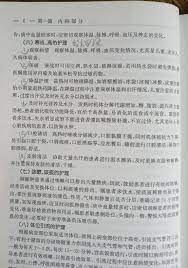
#> input picture page_dewarp/demo.jpg, 188 x 268 px
$ python page_dewarp.py
#> lines starting #> are read from the running program, lines starting #| are printed output that depends on the picture; after the words box and inside, x2 and y2 are one past the last pixel; in counts of white or black regions, pixels touching at a corner belong together
# ——*——coding:utf-8——*——
# author: hhhfccz time:2021/5/19 13:46
import os
import sys
import datetime
import cv2
import numpy as np
import scipy.optimize

PAGE_MARGIN_X = 50  # reduced px to ignore near L/R edge
PAGE_MARGIN_Y = 20  # reduced px to ignore near T/B edge

OUTPUT_ZOOM = 1.0  # how much to zoom output relative to *original* image
REMAP_DECIMATE = 16  # downscaling factor for remapping image

ADAPTIVE_WINSZ = 55  # window size for adaptive threshold in reduced px

TEXT_MIN_WIDTH = 15  # min reduced px width of detected text contour
TEXT_MIN_HEIGHT = 2  # min reduced px height of detected text contour
TEXT_MIN_ASPECT = 1.5  # filter out text contours below this w/h ratio
TEXT_MAX_THICKNESS = 10  # max reduced px thickness of detected text contour

EDGE_MAX_OVERLAP = 1.0  # max reduced px horiz. overlap of contours in span
EDGE_MAX_LENGTH = 100.0  # max reduced px length of edge connecting contours
EDGE_ANGLE_COST = 10.0  # cost of angles in edges (tradeoff vs. length)
EDGE_MAX_ANGLE = 7.5  # maximum change in angle allowed between contours

RVEC_IDX = slice(0, 3)  # index of rvec in params vector
TVEC_IDX = slice(3, 6)  # index of tvec in params vector
CUBIC_IDX = slice(6, 8)  # index of cubic slopes in params vector

SPAN_MIN_WIDTH = 30  # minimum reduced px width for span
SPAN_PX_PER_STEP = 20  # reduced px spacing for sampling along spans
FOCAL_LENGTH = 1.2  # normalized focal length of camera

DEBUG_LEVEL = 0  # 0=none, 1=some, 2=lots, 3=all
DEBUG_OUTPUT = "file"  # file, screen, both

WINDOW_NAME = "Dewarp"  # Window name for visualization

# nice color palette for visualizing contours, etc.
CCOLORS = [
    (255, 0, 0),
    (255, 63, 0),
    (255, 127, 0),
    (255, 191, 0),
    (255, 255, 0),
    (191, 255, 0),
    (127, 255, 0),
    (63, 255, 0),
    (0, 255, 0),
    (0, 255, 63),
    (0, 255, 127),
    (0, 255, 191),
    (0, 255, 255),
    (0, 191, 255),
    (0, 127, 255),
    (0, 63, 255),
    (0, 0, 255),
    (63, 0, 255),
    (127, 0, 255),
    (191, 0, 255),
    (255, 0, 255),
    (255, 0, 191),
    (255, 0, 127),
    (255, 0, 63),
]

# default intrinsic parameter matrix
K = np.array([
    [FOCAL_LENGTH, 0, 0],
    [0, FOCAL_LENGTH, 0],
    [0, 0, 1]], dtype=np.float32)


class ContourInfo(object):

    # [21 lines left out: function __init__, not called in this run]

    def proj_x(self, point):
        return np.dot(self.tangent, point.flatten() - self.center)

    # [57 lines left out: functions local_overlap, debug_show, round_nearest_multiple, pix2norm, norm2pix, not called in this run]


def fltp(point):
    return tuple(point.astype(int).flatten())


# [83 lines left out: functions draw_correspondences, get_default_params, project_xy, project_keypoints, not called in this run]


def resize_to_screen(src, maxw=1280, maxh=700, copy=False):
    height, width = src.shape[:2]

    scl_x = float(width) / maxw
    scl_y = float(height) / maxh

    scl = int(np.ceil(max(scl_x, scl_y)))

    if scl > 1.0:
        inv_scl = 1.0 / scl
        return cv2.resize(src, (0, 0), None, inv_scl, inv_scl, cv2.INTER_AREA)
    elif copy:
        img = src.copy()
        return img
    else:
        return src


def get_page_extents(small):
    height, width = small.shape[:2]

    xmin = PAGE_MARGIN_X
    ymin = PAGE_MARGIN_Y
    xmax = width - PAGE_MARGIN_X
    ymax = height - PAGE_MARGIN_Y

    page = np.zeros((height, width), dtype=np.uint8)
    cv2.rectangle(page, (xmin, ymin), (xmax, ymax), (255, 255, 255), -1)

    outline = np.array([
        [xmin, ymin],
        [xmin, ymax],
        [xmax, ymax],
        [xmax, ymin]])

    return page, outline


def get_mask(name, small, pagemask, masktype):
    if masktype == "text":

        mask = cv2.adaptiveThreshold(small, 255, cv2.ADAPTIVE_THRESH_MEAN_C,
                                     cv2.THRESH_BINARY_INV,
                                     ADAPTIVE_WINSZ,
                                     25)

        if DEBUG_LEVEL >= 3:
            debug_show(name, 0.1, "thresholded", mask)

        mask = cv2.dilate(mask, np.ones((9, 1), dtype=np.uint8))

        if DEBUG_LEVEL >= 3:
            debug_show(name, 0.2, "dilated", mask)

        mask = cv2.erode(mask, np.ones((1, 3), dtype=np.uint8))

        if DEBUG_LEVEL >= 3:
            debug_show(name, 0.3, "eroded", mask)

    else:
        mask = cv2.adaptiveThreshold(small, 255, cv2.ADAPTIVE_THRESH_MEAN_C,
                                     cv2.THRESH_BINARY_INV,
                                     ADAPTIVE_WINSZ,
                                     7)

        if DEBUG_LEVEL >= 3:
            debug_show(name, 0.4, "thresholded", mask)

        mask = cv2.erode(mask, np.ones((3, 1), dtype=np.uint8), iterations=3)

        if DEBUG_LEVEL >= 3:
            debug_show(name, 0.5, "eroded", mask)

        mask = cv2.dilate(mask, np.ones((8, 2), dtype=np.uint8))

        if DEBUG_LEVEL >= 3:
            debug_show(name, 0.6, "dilated", mask)

    return np.minimum(mask, pagemask)


def interval_measure_overlap(int_a, int_b):
    return min(int_a[1], int_b[1]) - max(int_a[0], int_b[0])


# [63 lines left out: functions angle_dist, blob_mean_and_tangent, generate_candidate_edge, not called in this run]


def make_tight_mask(contour, xmin, ymin, width, height):
    tight_mask = np.zeros((height, width), dtype=np.uint8)
    tight_contour = contour - np.array((xmin, ymin)).reshape((-1, 1, 2))

    cv2.drawContours(tight_mask, [tight_contour], 0,
                     (1, 1, 1), -1)

    return tight_mask


def get_contours(name, small, pagemask, masktype):
    mask = get_mask(name, small, pagemask, masktype)
    contours, _ = cv2.findContours(mask, cv2.RETR_EXTERNAL, cv2.CHAIN_APPROX_NONE)
    contours_out = []

    for contour in contours:
        rect = cv2.boundingRect(contour)
        xmin, ymin, width, height = rect

        if (width < TEXT_MIN_WIDTH or
                height < TEXT_MIN_HEIGHT or
                width < TEXT_MIN_ASPECT * height):
            continue

        tight_mask = make_tight_mask(contour, xmin, ymin, width, height)

        if tight_mask.sum(axis=0).max() > TEXT_MAX_THICKNESS:
            continue

        contours_out.append(ContourInfo(contour, rect, tight_mask))

    if DEBUG_LEVEL >= 2:
        visualize_contours(name, small, contours_out)

    return contours_out


def assemble_spans(name, small, pagemask, cinfo_list):
    # sort list
    cinfo_list = sorted(cinfo_list, key=lambda cinfo: cinfo.rect[1])

    # generate all candidate edges
    candidate_edges = []

    for i, cinfo_i in enumerate(cinfo_list):
        for j in range(i):
            # note e is of the form (score, left_cinfo, right_cinfo)
            edge = generate_candidate_edge(cinfo_i, cinfo_list[j])
            if edge is not None:
                candidate_edges.append(edge)

    # sort candidate edges by score (lower is better)
    candidate_edges.sort()

    # for each candidate edge
    for _, cinfo_a, cinfo_b in candidate_edges:
        # if left and right are unassigned, join them
        if cinfo_a.succ is None and cinfo_b.pred is None:
            cinfo_a.succ = cinfo_b
            cinfo_b.pred = cinfo_a

    # generate list of spans as output
    spans = []

    # until we have removed everything from the list
    while cinfo_list:

        # get the first on the list
        cinfo = cinfo_list[0]

        # keep following predecessors until none exists
        while cinfo.pred:
            cinfo = cinfo.pred

        # start a new span
        cur_span = []

        width = 0.0

        # follow successors til end of span
        while cinfo:
            # remove from list (sadly making this loop *also* O(n^2)
            cinfo_list.remove(cinfo)
            # add to span
            cur_span.append(cinfo)
            width += cinfo.local_xrng[1] - cinfo.local_xrng[0]
            # set successor
            cinfo = cinfo.succ

        # add if long enough
        if width > SPAN_MIN_WIDTH:
            spans.append(cur_span)

    if DEBUG_LEVEL >= 2:
        visualize_spans(name, small, pagemask, spans)

    return spans


# [274 lines left out: functions sample_spans, keypoints_from_samples, visualize_contours, visualize_spans, visualize_span_points, make_keypoint_index and 3 more, not called in this run]


def main(img):
    if DEBUG_LEVEL > 0 and DEBUG_OUTPUT != "file":
        cv2.namedWindow(WINDOW_NAME)
    small = resize_to_screen(img)
    name = "page_dewarp"

    print("loaded img with size: ", img.shape[:2])

    if DEBUG_LEVEL >= 3:
        debug_show(name, 0.0, "original", small)

    pagemask, page_outline = get_page_extents(small)

    cinfo_list = get_contours(name, small, pagemask, "text")
    spans = assemble_spans(name, small, pagemask, cinfo_list)

    if len(spans) < 3:
        print("detecting lines because only", len(spans), "text spans")
        cinfo_list = get_contours(name, small, pagemask, "line")
        spans2 = assemble_spans(name, small, pagemask, cinfo_list)
        if len(spans2) > len(spans):
            spans = spans2

    if len(spans) < 1:
        print("skipping", name, "because only", len(spans), "spans")
        sys.exit()

    span_points = sample_spans(small.shape, spans)
    corners, ycoords, xcoords = keypoints_from_samples(name, small,
                                                       pagemask,
                                                       page_outline,
                                                       span_points)
    rough_dims, span_counts, params = get_default_params(corners, ycoords, xcoords)

    dstpoints = np.vstack((corners[0].reshape((1, 1, 2)),) + tuple(span_points))

    params = optimize_params(name, small, dstpoints, span_counts, params)
    page_dims = get_page_dims(corners, rough_dims, params)

    outfile = remap_image(name, img, small, page_dims, params)
    print("wrote", outfile)


if __name__ == "__main__":
    img_demo = cv2.imread("demo.jpg", 0)
#> img_demo: shape (268, 188); min 15, max 245, mean 180.7
    main(img=img_demo)
#| loaded img with size:  (268, 188)
#> in get_page_extents, `cv2.rectangle(page, (xmin, ymin), (xmax, ymax), (255, 255, 255), -1)`:
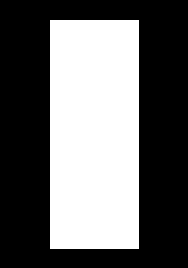
#> page: shape (268, 188); 40.5% white; 1 white region, box (x1, y1, x2, y2) and area: (50, 20, 139, 249) 20381
#> in main, `pagemask, page_outline = get_page_extents(small)`: page_outline = [[50, 20], [50, 248], [138, 248], [138, 20]]
#> in get_mask, `mask = cv2.adaptiveThreshold(small, 255, cv2.ADAPTIVE_THRESH_MEAN_C, c..`: mask: shape (268, 188); 15.8% white in thin lines or dots
#> in get_mask, `mask = cv2.dilate(mask, np.ones((9, 1), dtype=np.uint8))`: mask: shape (268, 188); 52.3% white; 243 black regions (210 under 20 px), largest, box (x1, y1, x2, y2) and area: (0, 5, 188, 268) 21412, (48, 71, 55, 120) 86, (27, 238, 33, 268) 86
#> in get_mask, `mask = cv2.erode(mask, np.ones((1, 3), dtype=np.uint8))`:
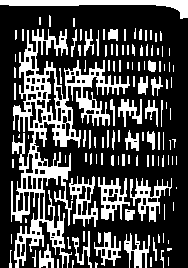
#> mask: shape (268, 188); 29% white; 124 white regions (52 under 20 px), largest, box (x1, y1, x2, y2) and area: (11, 29, 130, 268) 6949, (0, 0, 188, 19) 1177, (130, 178, 172, 222) 658
#> in get_mask, `return np.minimum(mask, pagemask)`:
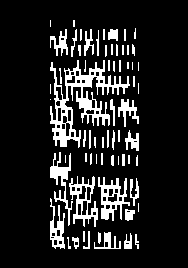
#> returned value: shape (268, 188); 13.3% white; 66 white regions (16 under 20 px)
#> in get_contours, `contours, _ = cv2.findContours(mask, cv2.RETR_EXTERNAL, cv2.CHAIN_APPR..`: contours = 66 contours, 46 with area under 20; largest, box (x1, y1, x2, y2) and area: (50, 60, 130, 148) 2062, (69, 176, 98, 227) 650, (98, 177, 130, 221) 632, (50, 152, 73, 226) 326, (50, 198, 65, 249) 321
#> the loop in get_contours, `for contour in contours:` made 66 passes
#> (xmin, ymin, width, height) on passes 1 to 12: (72, 237, 7, 12), (67, 237, 4, 12), (135, 234, 4, 15), (124, 233, 8, 16), (94, 232, 27, 17), (98, 232, 3, 12), (83, 231, 7, 18), (83, 231, 2, 11), (125, 209, 10, 12), (138, 203, 1, 9), (50, 198, 15, 51), (130, 178, 9, 28)
#> after the loop in get_contours, `for contour in contours:`: contours_out = []
#| detecting lines because only 0 text spans
#> call 2 of get_mask, with name = 'page_dewarp', masktype = 'line'
#> in get_mask (call 2), `mask = cv2.adaptiveThreshold(small, 255, cv2.ADAPTIVE_THRESH_MEAN_C, c..`:
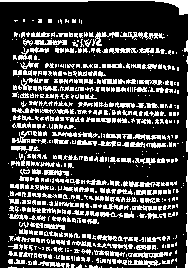
#> mask: shape (268, 188); 25.5% white in thin lines or dots
#> in get_mask (call 2), `mask = cv2.erode(mask, np.ones((3, 1), dtype=np.uint8), iterations=3)`:
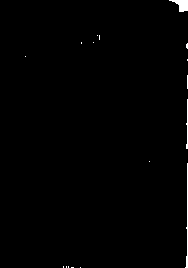
#> mask: shape (268, 188); 0.7% white; 17 white regions (14 under 20 px), largest, box (x1, y1, x2, y2) and area: (169, 0, 188, 12) 129, (185, 163, 188, 268) 120, (186, 99, 188, 149) 57
#> in get_mask (call 2), `mask = cv2.dilate(mask, np.ones((8, 2), dtype=np.uint8))`:
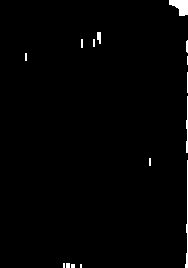
#> mask: shape (268, 188); 1.3% white; 15 white regions (8 under 20 px), largest, box (x1, y1, x2, y2) and area: (169, 0, 188, 16) 206, (185, 160, 188, 268) 136, (186, 96, 188, 153) 78
#> in get_mask (call 2), `return np.minimum(mask, pagemask)`:
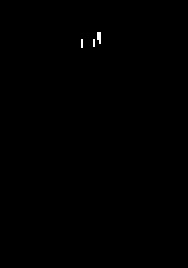
#> returned value: shape (268, 188); 0.15% white; 3 white regions (2 under 20 px)
#> in get_contours (call 2), `contours, _ = cv2.findContours(mask, cv2.RETR_EXTERNAL, cv2.CHAIN_APPR..`: contours = 3 contours, 2 with area under 20; largest, box (x1, y1, x2, y2) and area: (97, 32, 101, 44) 26
#> the loop in get_contours (call 2), `for contour in contours:` made 3 passes
#> (xmin, ymin, width, height) on passes 1 to 3: (93, 39, 2, 8), (81, 39, 2, 9), (97, 32, 4, 12)
#> in main, `spans2 = assemble_spans(name, small, pagemask, cinfo_list)`: spans2 = []
#| skipping page_dewarp because only 0 spans
#> (the program exits here)
